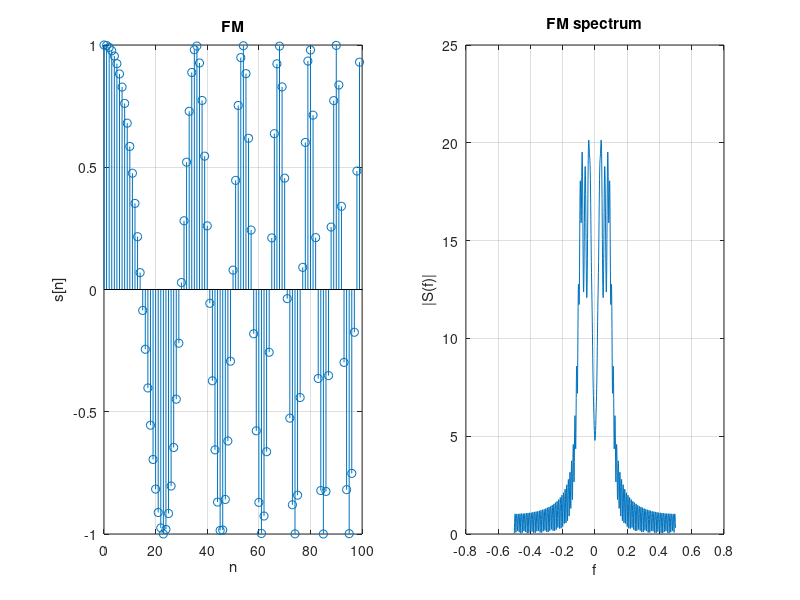

Write the MATLAB code that produced this figure.
%=======================================
% Linear FM: 
% the phase is B[n] = 2pi(f_0*n+0.5*m*n.^2)
% s[n]=Acos[2pi(f_0*n+0.5*m*n.^2)+phi]  n=0,...,N-1
% - The phase is quadratic in n -> the first difference is linear with n 
% - It is called a linear FM (LFM) or a chirp
% Plot the following signals samples and the spectrum as the parameters indicated in the figure
% Signals samples and the spectrum for a linear FM with A = 1, f0 = 0.01, phi = 0, m = 0.1/(N-1) and N = 100
%=======================================
close all; clear all;

A=1; fo=0.01; phi=0; N=100; m=0.1/(N-1); 
n=[0:N-1]';

%b=2*pi*(fo*n+0.5*m*n.^2);
s=A*cos(2*pi*(fo*n+0.5*m*n.^2)+phi);

subplot(1,2,1);stem(n,s);
xlabel('n');ylabel('s[n]');title('FM');axis([0,100,-1,1]);grid;

% Fourier transform
f=([0:1023]'/1024)-0.5; % frequencies from -0.5 to 0.5
for i=1:1024
    e=exp(j*2*pi*f(i)*n);
    S2mag(i,1)=abs(sum(e'*s));
end

subplot(1,2,2);plot(f,S2mag);
xlabel('f');ylabel('|S(f)|');title('FM spectrum');grid;
